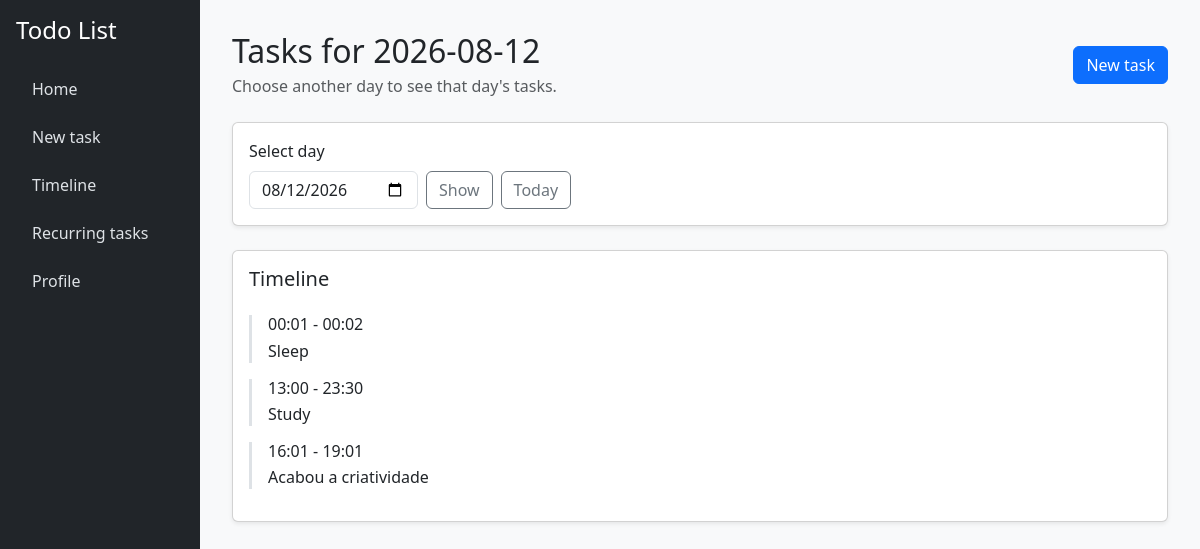
Page / (signed in) on the earlier database version.
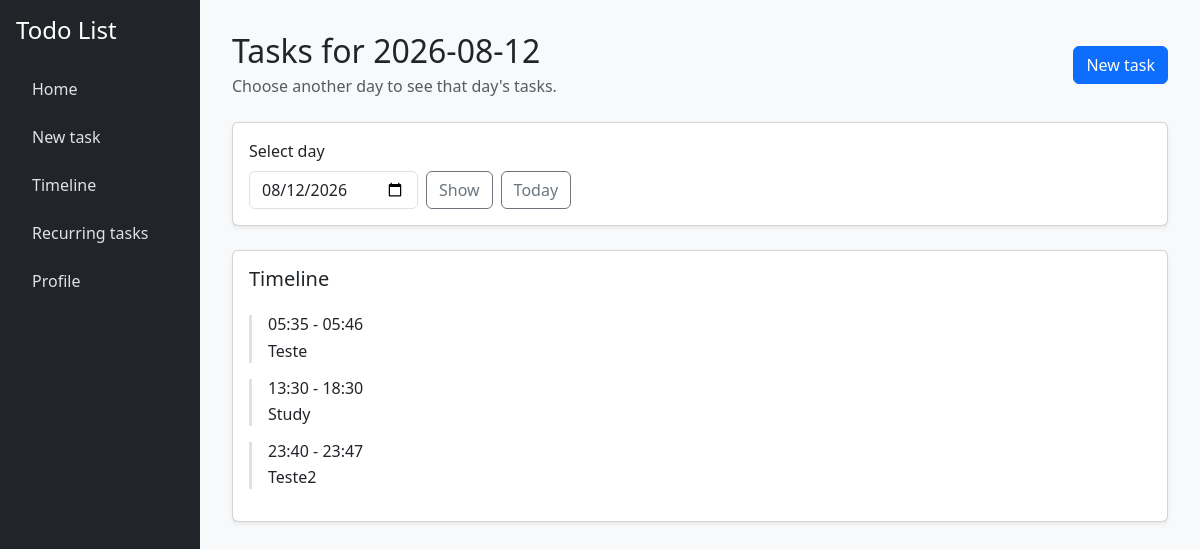
Same page on the later database version.
### tables this page shows
CREATE TABLE recurrent_tasks (
    id INTEGER PRIMARY KEY AUTOINCREMENT,
    user_id INTEGER NOT NULL,
    title TEXT NOT NULL,
    description TEXT,
    start_time TEXT NOT NULL,
    end_time TEXT NOT NULL,
    recurrency TEXT NOT NULL,
    days TEXT NOT NULL
);

CREATE TABLE registered_tasks (
    id INTEGER PRIMARY KEY AUTOINCREMENT,
    user_id INTEGER NOT NULL,
    title TEXT NOT NULL,
    description TEXT,
    start_time TEXT NOT NULL,
    end_time TEXT NOT NULL
);

### app.py (the view, shortened to what this page needs)
@app.route("/")
@login_required
def index():
    selected_date = request.args.get("date")
    if not selected_date:
        selected_date = datetime.now()
    else:
        selected_date = datetime.strptime(selected_date, "%Y-%m-%d")
    selected_date = selected_date.replace(hour=0, minute=0, second=0, microsecond=0)
    registered_tasks = db.execute(
        "SELECT id, title, description, start_time, end_time FROM registered_tasks WHERE user_id = ? AND start_time >= ? AND end_time <= ? ORDER BY start_time ASC",
        session["user_id"],
        selected_date,
        selected_date + timedelta(days=1),
    )
    recurrent_tasks = db.execute(
        "SELECT id, title, description, start_time, end_time, recurrency, days FROM recurrent_tasks WHERE user_id = ? AND " \
        "(recurrency = 'daily' OR (recurrency = 'weekly' AND days LIKE ?) OR (recurrency = 'monthly' AND days LIKE ?)) ORDER BY start_time ASC",
        session["user_id"],
        f"%{selected_date.strftime('%A')}%",
        f"%{selected_date.day}%"
    )
    tasks = []
    for task in registered_tasks:
        tasks.append({
            "id": task["id"],
            "title": task["title"],
            "description": task["description"],
            "start_time": task["start_time"],
            "end_time": task["end_time"],
            "recurrency": None,
            "days": None
        })
    for task in recurrent_tasks:
        tasks.append({
            "id": task["id"],
            "title": task["title"],
            "description": task["description"],
            "start_time": selected_date.strftime("%Y-%m-%d") + " " + task["start_time"],
            "end_time": selected_date.strftime("%Y-%m-%d") + " " + task["end_time"],
            "recurrency": task["recurrency"],
            "days": task["days"]
        })
    for task in tasks:
        task["start_time"] = datetime.strptime(task["start_time"], "%Y-%m-%d %H:%M")
        task["start_time"] = task["start_time"].strftime("%H:%M")
        task["end_time"] = datetime.strptime(task["end_time"], "%Y-%m-%d %H:%M")
        task["end_time"] = task["end_time"].strftime("%H:%M")
    tasks.sort(key=lambda x: x["start_time"])
    selected_date = selected_date.strftime("%Y-%m-%d")
    selected_task_id = request.args.get("task")
    selected_task = None
    return render_template(
        "index.html",
        tasks=tasks,
        selected_date=selected_date,
        selected_task=selected_task,
        path=request.path,
        error=request.args.get("error"),
    )

### app.py (called while the page is built)
@app.after_request
def after_request(response):
    response.headers["Cache-Control"] = "no-cache, no-store, must-revalidate"
    response.headers["Expires"] = 0
    response.headers["Pragma"] = "no-cache"
    return response

### helpers.py (called while the page is built)
def login_required(f):
    @wraps(f)
    def decorated_function(*args, **kwargs):
        if session.get("user_id") is None:
            return redirect("/login")
        return f(*args, **kwargs)
    return decorated_function

### templates/index.html (shortened to what this page needs)
{% extends "layout.html" %}
{% block content %}
<div class="d-flex justify-content-between align-items-center mb-4">
    <div>
        <h2 class="mb-1">Tasks for {{ selected_date }}</h2>
        <p class="text-muted mb-0">Choose another day to see that day's tasks.</p>
    </div>
    <a href="{{ url_for('new_task') }}" class="btn btn-primary">New task</a>
</div>
<div class="card shadow-sm mb-4">
    <div class="card-body">
        <form method="get" class="d-flex gap-2 align-items-end">
            <div>
                <label for="date" class="form-label">Select day</label>
                <input type="date" class="form-control" id="date" name="date" value="{{ selected_date }}">
            </div>
            <button type="submit" class="btn btn-outline-secondary">Show</button>
            <a href="{{ url_for('index') }}" class="btn btn-outline-secondary">Today</a>
        </form>
    </div>
</div>
<div class="card shadow-sm">
    <div class="card-body">
        <h5 class="card-title">Timeline</h5>
        <div class="mt-4">
            {% for task in tasks %}
                <form action="/" method="GET" class="border-start border-3 ps-3 mb-3">
                    <button type="submit" style="background: none; border: none; padding: 0; color: inherit; cursor: pointer; text-align: left; width: 100%;">
                        <h6 class="mb-1">{{ task.start_time }} - {{ task.end_time }}</h6>
                        <p class="mb-0">{{ task.title }}</p>
                    </button>
                </form>
            {% else %}
                <p class="text-muted">No tasks for this day.</p>
            {% endfor %}
        </div>
    </div>
</div>
{% endblock %}

### templates/layout.html (shortened to what this page needs)
<!doctype html>
<html lang="en">
    <head>
        <link href="https://cdn.jsdelivr.net/npm/bootstrap@5.3.3/dist/css/bootstrap.min.css" rel="stylesheet">
    </head>
    <body>
        <div class="container-fluid">
            <div class="row">
                <nav class="col-md-3 col-lg-2 d-flex flex-column p-3 sidebar">
                    <h4 class="mb-4">Todo List</h4>
                    <ul class="nav nav-pills flex-column">
                        <li class="nav-item mb-2">
                            <a class="nav-link" href="{{ url_for('index') }}">Home</a>
                        </li>
                        <li class="nav-item mb-2">
                            <a class="nav-link" href="{{ url_for('new_task') }}">New task</a>
                        </li>
                        <li class="nav-item mb-2">
                            <a class="nav-link" href="{{ url_for('timeline') }}">Timeline</a>
                        </li>
                        <li class="nav-item mb-2">
                            <a class="nav-link" href="{{ url_for('recurring_tasks') }}">Recurring tasks</a>
                        </li>
                        <li class="nav-item mb-2">
                            <a class="nav-link" href="{{ url_for('profile') }}">Profile</a>
                        </li>
                    </ul>
                </nav>
                <main class="col-md-9 col-lg-10 content">
                    {% block content %}{% endblock %}
                </main>
            </div>
        </div>
    </body>
</html>

### templates/layout.html (style rules this page uses)
body { min-height: 100vh; background-color: #f8f9fa; }
.sidebar { min-height: 100vh; background-color: #212529; color: white; }
.sidebar a { color: #dee2e6; text-decoration: none; }
.content { padding: 2rem; }

Differences in the rows shown:
removed recurrent_tasks: start_time "00:01", end_time "00:02", title "Sleep"
removed recurrent_tasks: start_time "13:00", end_time "23:30", title "Study"
removed recurrent_tasks: start_time "16:01", end_time "19:01", title "Acabou a criatividade"
added registered_tasks: start_time "05:35", end_time "05:46", title "Teste"
added recurrent_tasks: start_time "13:30", end_time "18:30", title "Study"
added registered_tasks: start_time "23:40", end_time "23:47", title "Teste2"
